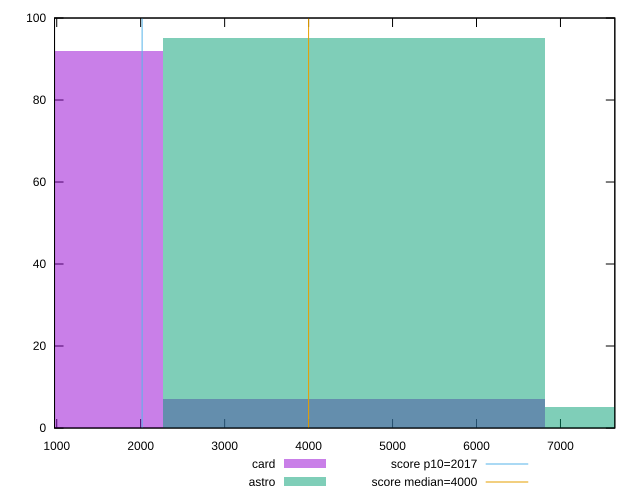

The gnuplot source for this figure:
reset

$card <<EOF
4542.889057984242 7
0 92
EOF

$astro <<EOF
4542.889057984242 95
9085.778115968484 5
EOF

set key outside below
set boxwidth 4542.889057984242
set xrange [973.8200000000003:7647.495999999997]
set yrange [0:100]
set trange [0:100]
set style fill transparent solid 0.5 noborder

set parametric
set terminal svg size 640, 500 enhanced background rgb 'white'
set output "report/report_00029_2021-02-24T13-36-40.390Z/mainthread-work-breakdown/comparison/histogram/2_vs_3.svg"

plot $card title "card" with boxes, \
     $astro title "astro" with boxes, \
     2017,t title "score p10=2017", \
     4000,t title "score median=4000"

reset
